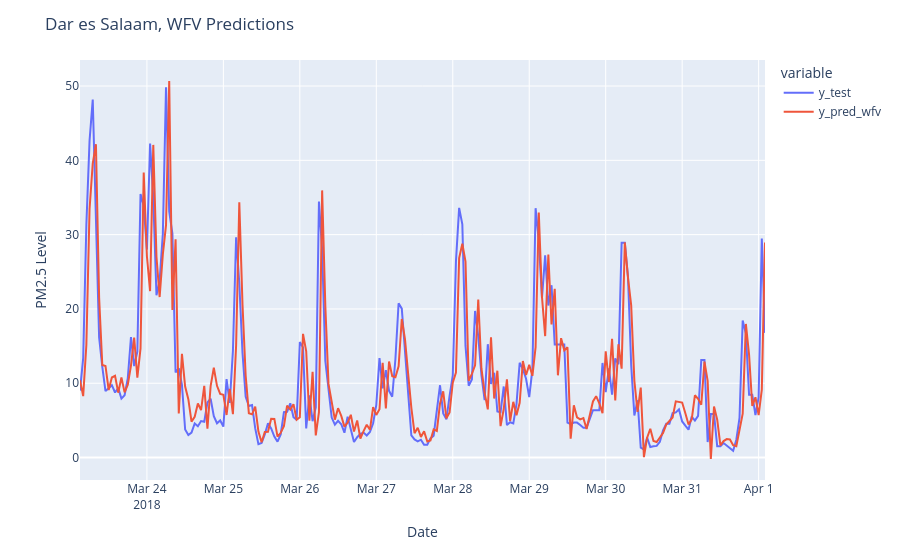

Write notebook code for a chart like this one.
### Markdown cell above
**Task 3.5.18**

### Code cell
# Put the test data and predictions into a DataFrame
df_pred_test = pd.DataFrame(
    {"y_test": y_test, "y_pred_wfv": y_pred_wfv}
)

# Plot the dataframe using plotly express line plot
fig = px.line(df_pred_test)

# Update layout with required titles and labels
fig.update_layout(
    title="Dar es Salaam, WFV Predictions",
    xaxis_title="Date",
    yaxis_title="PM2.5 Level",
)

# Render the interactive plot
fig.show()

### Figure 1 — Plotly figure (JSON) as saved in the notebook; plotly's stock layout.template omitted (floating-point values rounded to 4 significant figures; data arrays with more than 128 entries replaced by an {"elided": "..."} marker saying what was removed)
{"data": [{"hovertemplate": "variable=y_test<br>timestamp=%{x}<br>value=%{y}<extra></extra>", "legendgroup": "y_test", "line": {"color": "#636efa", "dash": "solid"}, "marker": {"symbol": "circle"}, "mode": "lines", "name": "y_test", "orientation": "v", "showlegend": true, "type": "scatter", "x": {"elided": "216 str values"}, "xaxis": "x", "y": {"elided": "216 float values"}, "yaxis": "y"}, {"hovertemplate": "variable=y_pred_wfv<br>timestamp=%{x}<br>value=%{y}<extra></extra>", "legendgroup": "y_pred_wfv", "line": {"color": "#EF553B", "dash": "solid"}, "marker": {"symbol": "circle"}, "mode": "lines", "name": "y_pred_wfv", "orientation": "v", "showlegend": true, "type": "scatter", "x": {"elided": "216 str values"}, "xaxis": "x", "y": {"elided": "216 float values"}, "yaxis": "y"}], "layout": {"legend": {"title": {"text": "variable"}, "tracegroupgap": 0}, "margin": {"t": 60}, "title": {"text": "Dar es Salaam, WFV Predictions"}, "xaxis": {"anchor": "y", "domain": [0, 1], "title": {"text": "Date"}}, "yaxis": {"anchor": "x", "domain": [0, 1], "title": {"text": "PM2.5 Level"}}}}
